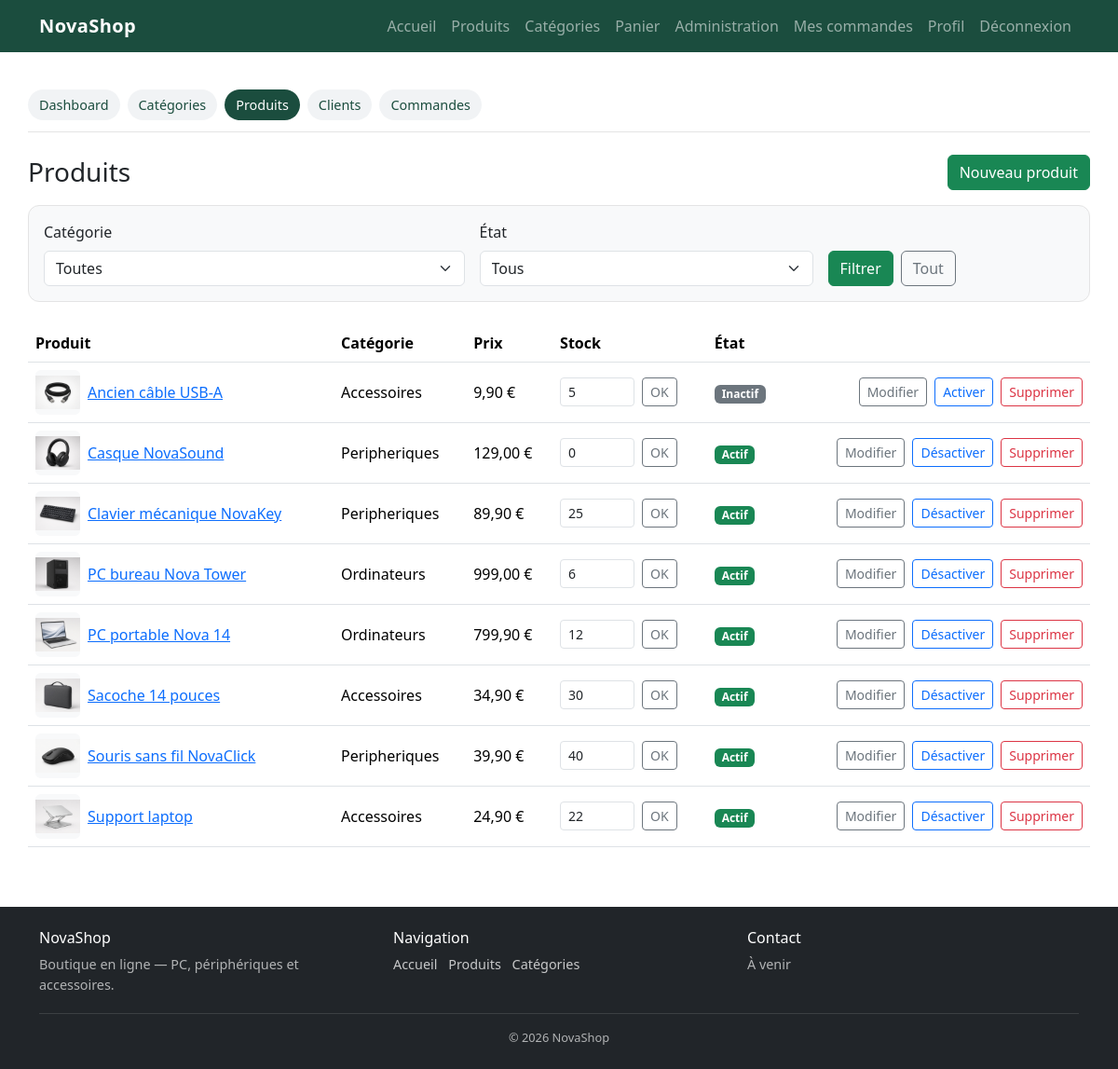
Page /admin/produits.php (signed in) on the committed database.
### tables this page shows
CREATE TABLE products (
    id INT UNSIGNED AUTO_INCREMENT PRIMARY KEY,
    category_id INT UNSIGNED NOT NULL,
    nom VARCHAR(150) NOT NULL,
    description TEXT,
    prix DECIMAL(10, 2) NOT NULL,
    stock INT UNSIGNED NOT NULL DEFAULT 0,
    image VARCHAR(255) DEFAULT NULL,
    actif TINYINT(1) NOT NULL DEFAULT 1,
    CONSTRAINT fk_products_category
        FOREIGN KEY (category_id) REFERENCES categories(id)
        ON UPDATE CASCADE
        ON DELETE RESTRICT
);

CREATE TABLE categories (
    id INT UNSIGNED AUTO_INCREMENT PRIMARY KEY,
    nom VARCHAR(100) NOT NULL,
    description VARCHAR(255) DEFAULT NULL
);

### includes/functions.php (called while the page is built, shortened)
<?php
function e(?string $value): string
{
    return htmlspecialchars($value ?? '', ENT_QUOTES, 'UTF-8');
}

### includes/catalogue.php (called while the page is built, shortened)
<?php
function formatPrix(string|float $prix): string
{
    return number_format((float) $prix, 2, ',', ' ') . ' €';
}
function urlProduit(int $id): string
{
    return BASE_URL . '/produit.php?id=' . $id;
}
function imageProduit(array $produit): ?string
{
    $image = trim((string) ($produit['image'] ?? ''));
    return $image === '' ? null : BASE_URL . '/public/img/' . $image;
}

### admin/produits.php (the view, shortened to what this page needs)
<?php
require_once __DIR__ . '/bootstrap.php';
$etat = (string) ($_GET['etat'] ?? 'tous');
$params = [];
$sql = 'SELECT p.id, p.nom, p.prix, p.stock, p.actif, p.image, c.nom AS categorie_nom
        FROM products p
        INNER JOIN categories c ON c.id = p.category_id';
$sql .= ' ORDER BY p.nom';
$stmt = $pdo->prepare($sql);
$stmt->execute($params);
$produits = $stmt->fetchAll();
require __DIR__ . '/../includes/header.php';
require __DIR__ . '/nav.php';
?>
<div class="d-flex flex-wrap justify-content-between align-items-center gap-2 mb-3">
    <h1 class="h3 mb-0">Produits</h1>
    <a class="btn btn-success" href="<?= e(ADMIN_URL) ?>/produit-form.php">Nouveau produit</a>
</div>
<form class="filters mb-4" method="get" action="<?= e(ADMIN_URL) ?>/produits.php">
    <div class="row g-3 align-items-end">
        <div class="col-12 col-md-5">
            <label class="form-label" for="category_id">Catégorie</label>
            <select class="form-select" id="category_id" name="category_id">
                <option value="0">Toutes</option>
            </select>
        </div>
        <div class="col-12 col-md-4">
            <label class="form-label" for="etat">État</label>
            <select class="form-select" id="etat" name="etat">
                <option value="tous" <?= $etat === 'tous' ? 'selected' : '' ?>>Tous</option>
            </select>
        </div>
        <div class="col-12 col-md-3 d-flex gap-2">
            <button class="btn btn-success" type="submit">Filtrer</button>
            <a class="btn btn-outline-secondary" href="<?= e(ADMIN_URL) ?>/produits.php">Tout</a>
        </div>
    </div>
</form>
<div class="table-responsive">
    <table class="table align-middle">
        <thead>
            <tr>
                <th scope="col">Produit</th>
                <th scope="col">Catégorie</th>
                <th scope="col">Prix</th>
                <th scope="col">Stock</th>
                <th scope="col">État</th>
                <th scope="col"><span class="visually-hidden">Actions</span></th>
            </tr>
        </thead>
        <tbody>
            <?php foreach ($produits as $produit): ?>
                <?php $image = imageProduit($produit); ?>
                <tr>
                    <td>
                        <div class="d-flex align-items-center gap-2">
                            <?php if ($image !== null): ?>
                                <img class="admin-thumb" src="<?= e($image) ?>" alt="">
                            <?php endif; ?>
                            <a href="<?= e(urlProduit((int) $produit['id'])) ?>"><?= e($produit['nom']) ?></a>
                        </div>
                    </td>
                    <td><?= e($produit['categorie_nom']) ?></td>
                    <td><?= e(formatPrix($produit['prix'])) ?></td>
                    <td>
                        <form class="d-flex gap-2" method="post" action="<?= e(ADMIN_URL) ?>/produits.php">
                            <input class="form-control form-control-sm cart-qty" type="number" name="stock" min="0"
                                   value="<?= e((string) $produit['stock']) ?>"
                                   aria-label="Stock de <?= e($produit['nom']) ?>">
                            <button class="btn btn-outline-secondary btn-sm" type="submit">OK</button>
                        </form>
                    </td>
                    <td>
                        <?php if ((int) $produit['actif'] === 1): ?>
                            <span class="badge bg-success">Actif</span>
                        <?php else: ?>
                            <span class="badge bg-secondary">Inactif</span>
                        <?php endif; ?>
                    </td>
                    <td class="text-end">
                        <div class="d-flex gap-2 justify-content-end flex-wrap">
                            <a class="btn btn-outline-secondary btn-sm"
                               href="<?= e(ADMIN_URL) ?>/produit-form.php?id=<?= e((string) $produit['id']) ?>">
                                Modifier
                            </a>
                            <form method="post" action="<?= e(ADMIN_URL) ?>/produits.php">
                                <button class="btn btn-outline-primary btn-sm" type="submit">
                                    <?= (int) $produit['actif'] === 1 ? 'Désactiver' : 'Activer' ?>
                                </button>
                            </form>
                            <form method="post" action="<?= e(ADMIN_URL) ?>/produits.php"
                                  onsubmit="return confirm('Supprimer définitivement ce produit ?');">
                                <button class="btn btn-outline-danger btn-sm" type="submit">Supprimer</button>
                            </form>
                        </div>
                    </td>
                </tr>
            <?php endforeach; ?>
        </tbody>
    </table>
</div>
<?php require __DIR__ . '/../includes/footer.php'; ?>

### public/css/style.css (style rules this page uses)
.filters { border: 1px solid #e4e4e4; border-radius: 0.75rem; padding: 1rem; background: #f8f9fa; }
.cart-qty { width: 5rem; }
.admin-thumb { width: 3rem; height: 3rem; object-fit: contain; background: #f8f9fa; border-radius: 0.35rem; }

### rows in the picture
products: image (picture), nom "Ancien câble USB-A", category.nom "Accessoires", prix "9,90 €", stock "5", actif "Inactif"
products: image (picture), nom "Casque NovaSound", category.nom "Peripheriques", prix "129,00 €", stock "0", actif "Actif"
products: image (picture), nom "Clavier mécanique NovaKey", category.nom "Peripheriques", prix "89,90 €", stock "25", actif "Actif"
products: image (picture), nom "PC bureau Nova Tower", category.nom "Ordinateurs", prix "999,00 €", stock "6", actif "Actif"
products: image (picture), nom "PC portable Nova 14", category.nom "Ordinateurs", prix "799,90 €", stock "12", actif "Actif"
products: image (picture), nom "Sacoche 14 pouces", category.nom "Accessoires", prix "34,90 €", stock "30", actif "Actif"
products: image (picture), nom "Souris sans fil NovaClick", category.nom "Peripheriques", prix "39,90 €", stock "40", actif "Actif"
products: image (picture), nom "Support laptop", category.nom "Accessoires", prix "24,90 €", stock "22", actif "Actif"

### other values in the picture
$libelle "Dashboard"
$libelle "Catégories"
$libelle "Produits"
$libelle "Clients"
$libelle "Commandes"
